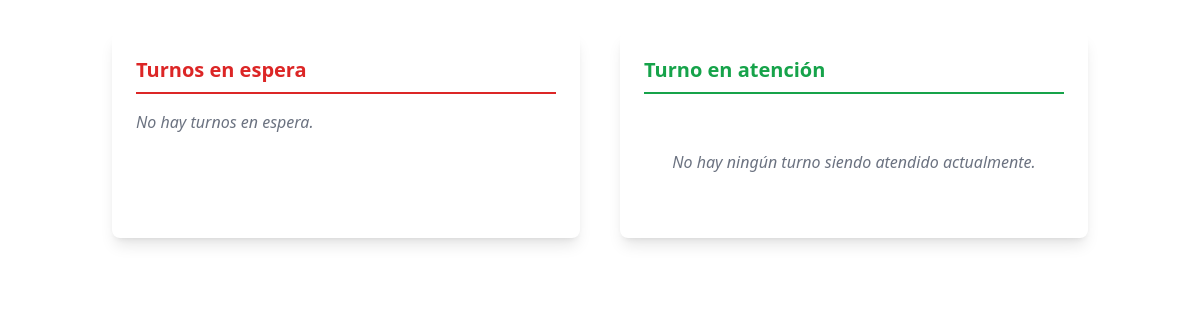
Page /vistas/modulos/turnocajero.php on the earlier database version.
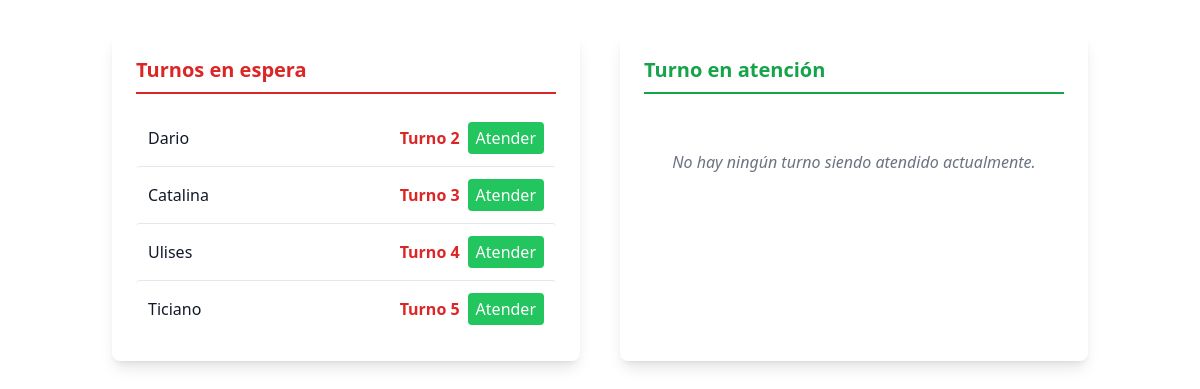
Same page on the later database version.
### tables this page shows
CREATE TABLE `turno` (
  `id` int(11) NOT NULL,
  `nombre` varchar(100) DEFAULT NULL,
  `numero` varchar(10) DEFAULT NULL,
  `estado` varchar(20) DEFAULT NULL
);

### modelos/turno.php (called while the page is built, shortened)
<?php
class Turno {
    public function turnolibre() {
        $conn = conexion::conectar();
        $stmt = $conn->prepare("SELECT id, nombre, numero FROM turno WHERE estado = 'sinatender' ORDER BY numero ASC");
        $stmt->execute();
        return $stmt->fetchAll(PDO::FETCH_ASSOC);
    }
    public function turnoAtendido() {
        $conn = conexion::conectar();
        $stmt = $conn->prepare("SELECT id, nombre, numero FROM turno WHERE estado = 'atendiendo' LIMIT 1");
        $stmt->execute();
        return $stmt->fetch(PDO::FETCH_ASSOC);
    }
}

### vistas/modulos/turnocajero.php (the view, shortened to what this page needs)
<?php
require_once __DIR__ . '/../../modelos/turno.php';
$turno = new Turno();
$turnos = $turno->turnolibre();
$turnoAtendido = $turno->turnoAtendido();
?>
<!DOCTYPE html>
<html lang="es">
<head>
  <script src="https://cdn.tailwindcss.com"></script>
</head>
<body class="flex flex-col min-h-screen">
  <main class="flex-grow container mx-auto px-6 py-8">
    <div class="grid grid-cols-1 md:grid-cols-2 gap-10">
      <div class="bg-white shadow-lg rounded-lg p-6">
        <h3 class="text-xl font-semibold mb-4 text-red-600 border-b-2 border-red-600 pb-2">
          Turnos en espera
        </h3>
        <?php if (count($turnos) === 0): ?>
          <p class="text-gray-500 italic">No hay turnos en espera.</p>
        <?php else: ?>
          <ul class="divide-y divide-gray-200">
            <?php foreach ($turnos as $fila): ?>
              <li class="py-3 flex justify-between items-center hover:bg-red-50 rounded px-3 transition">
                <span class="font-medium text-gray-900"><?= htmlspecialchars($fila['nombre']) ?></span>
                <div class="flex items-center space-x-2">
                  <span class="text-red-600 font-semibold">Turno <?= $fila['numero'] ?></span>
                  <form method="post">
                    <button type="submit" class="bg-green-500 text-white py-1 px-2 rounded">Atender</button>
                  </form>
                </div>
              </li>
            <?php endforeach; ?>
          </ul>
        <?php endif; ?>
      </div>
      <div class="bg-white shadow-lg rounded-lg p-6">
        <h3 class="text-xl font-semibold mb-4 text-green-600 border-b-2 border-green-600 pb-2">
          Turno en atención
        </h3>
        <?php if ($turnoAtendido): ?>
          <div class="text-center py-10 space-y-4">
            <p class="text-2xl font-bold text-gray-900"><?= htmlspecialchars($turnoAtendido['nombre']) ?></p>
            <p class="mt-2 text-green-600 font-semibold text-xl">Turno <?= $turnoAtendido['numero'] ?></p>
            <form method="post">
              <input type="hidden" name="accion" value="eliminar">
              <input type="hidden" name="id" value="<?= $turnoAtendido['id'] ?>">
              <button type="submit" class="bg-red-600 text-white py-1 px-4 rounded">Finalizar turno</button>
            </form>
          </div>
        <?php else: ?>
          <p class="text-gray-500 italic text-center py-10">No hay ningún turno siendo atendido actualmente.</p>
        <?php endif; ?>
      </div>
    </div>
  </main>
</body>
</html>

Differences in the rows shown:
added turno: nombre "Dario", numero "2"
added turno: nombre "Catalina", numero "3"
added turno: nombre "Ulises", numero "4"
added turno: nombre "Ticiano", numero "5"
Other differences:
text no longer shown: "No hay turnos en espera."
